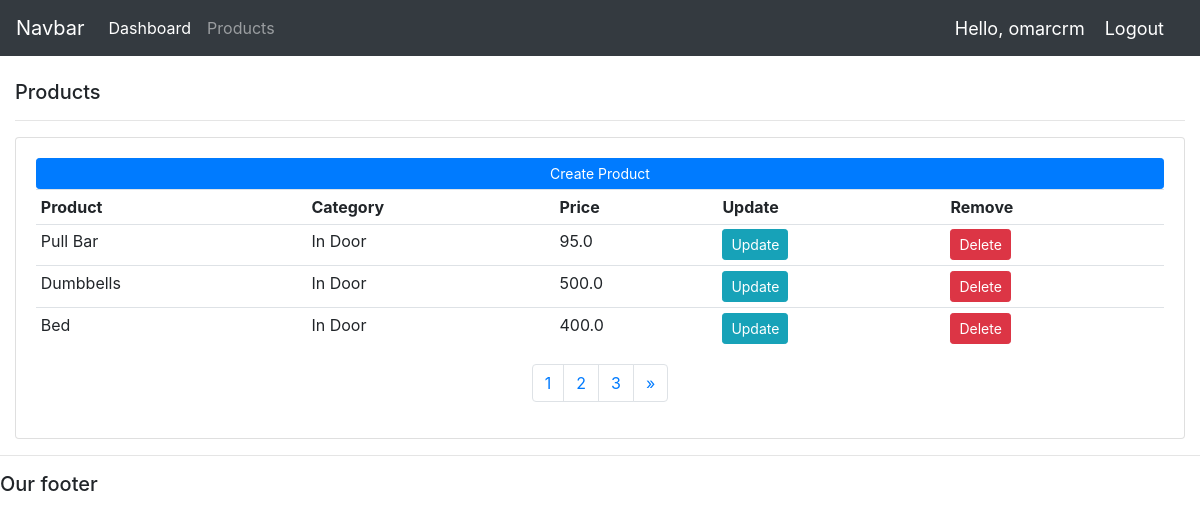
Screenshot of /products/ (signed in) with the database file from the repository.
### accounts/models.py (models this page shows, shortened)
class Product(models.Model):
    CATEGORY=(
        ("In Door", 'In Door'),
        ("Out Door", "Out Door"),
    )
    name = models.CharField(max_length=20, null=True)
    price = models.FloatField(max_length=20, null=True)
    description = models.TextField(max_length=200, null=True , blank=True)
    date_created = models.DateTimeField(auto_now_add=True, null=True)
    category = models.CharField(max_length=20, null=True, choices=CATEGORY)
    tags = models.ManyToManyField(Tag)

### accounts/decorators.py (the view)
        def wrapper(request, *args, **kwargs):
            group = None
            if request.user.groups.exists(): # check if the user belongs to any groups
                group = request.user.groups.all()[0].name  # then assign the name of the group to the first group the user belongs to
            if group in allowed_roles:   # if the user's group in the list of allowed roles, then it returns the normal page
                return view_func(request, *args, **kwargs)
            else:    # if not, it redirects the user to his profile page
                return redirect('accounts:profile')

### accounts/views.py (called while the page is built)
@login_required(login_url='accounts:login')
@allowed_users(allowed_roles=['admin'])
def products(request):
    products = Product.objects.all()
    paginator = Paginator(products, 3)      # Show 3 orders per page.
    page_number = request.GET.get('page')
    page_obj = paginator.get_page(page_number)
    context ={'products': page_obj}
    return render(request,"accounts/products.html",context)

### accounts/templates/accounts/products.html (shortened to what this page needs)
{% extends 'base.html' %}
{% block content %}
<div class="row">
    <div class="col-md mt-4">
		<h5>Products</h5>
		<hr>
		<div class="card card-body">
			<a class="btn btn-primary  btn-sm btn-block" href="{% url 'accounts:create_product' %}">Create Product</a>
			<table class="table table-sm">
				<tr>
					<th>Product</th>
					<th>Category</th>
					<th>Price</th>
					<th>Update</th>
					<th>Remove</th>
				</tr>
                {% for product in products %}
                    <tr>
                        <td>{{product.name}}</td>
                        <td>{{product.category}}</td>
                        <td>{{product.price}}</td>
                        <td><a class="btn btn-sm btn-info" href="{% url 'accounts:update_product' product.id %}">Update</a></td>
                        <td><a class="btn btn-sm btn-danger" href="{% url 'accounts:delete_product' product.id %}">Delete</a></td>
                    </tr>
                {% endfor %}
			</table>
			{% if products.has_other_pages %}
			<nav aria-label="Page navigation example">
				<ul class="pagination justify-content-center">
					{% for i in products.paginator.page_range %}
					<li class="page-item"><a class="page-link" href="?page={{i}}">{{i}}</a></li>
					{% endfor %}
					{% if products.has_next %}
					<li class="page-item">
						<a class="page-link" href="?page={{ products.next_page_number }}" aria-label="Next">
							<span aria-hidden="true">&raquo;</span>
						</a>
					</li>
					{% endif %}
				</ul>
			</nav>
			{% endif %}
		</div>
	</div>
</div>
{% endblock content %}

### templates/base.html (shortened to what this page needs)
{% load static %}
<!doctype html>
<html lang="eng">
<head>
    <link rel="stylesheet" href="{% static 'css/bootstrap.min.css' %}">
</head>
<body>
  <nav class="navbar navbar-expand-lg navbar-dark bg-dark">
      <a class="navbar-brand" href="#">Navbar</a>
      <div class="collapse navbar-collapse" id="navbarNav">
        <ul class="navbar-nav">
          {% if request.user.is_staff %}
          <li class="nav-item active">
            <a class="nav-link" href="{% url 'accounts:dashboard' %}">Dashboard</a>
          </li>
          <li class="nav-item">
            <a class="nav-link" href="{% url 'accounts:products' %}">Products</a>
          </li>
          {% else %}
          <li class="nav-item active">
            <a class="nav-link" href="{% url 'accounts:edit_profile' %}">Edit Profile</a>
          </li>
          {% endif %}
        </ul>
      </div>
      <span id='hello-msg'>Hello, {{request.user}}</span>
      <span><a id='logout' href="{% url 'accounts:logout' %}">Logout</a></span>
    </nav>
  <div class="container-fluid">
    {% block content %}
    {% endblock content %}
  </div>
  <hr>
  <h5>Our footer</h5>
</body>
</html>

### templates/base.html (style rules this page uses)
#hello-msg, #logout { font-size: 18px; margin-right:20px; color: #fff; }

### rows the page displays
Product: name "Pull Bar", category "In Door", price "95.0"
Product: name "Dumbbells", category "In Door", price "500.0"
Product: name "Bed", category "In Door", price "400.0"

### other values shown
{{ request.user }} "omarcrm"
{{ i }} "1" "2" "3"
